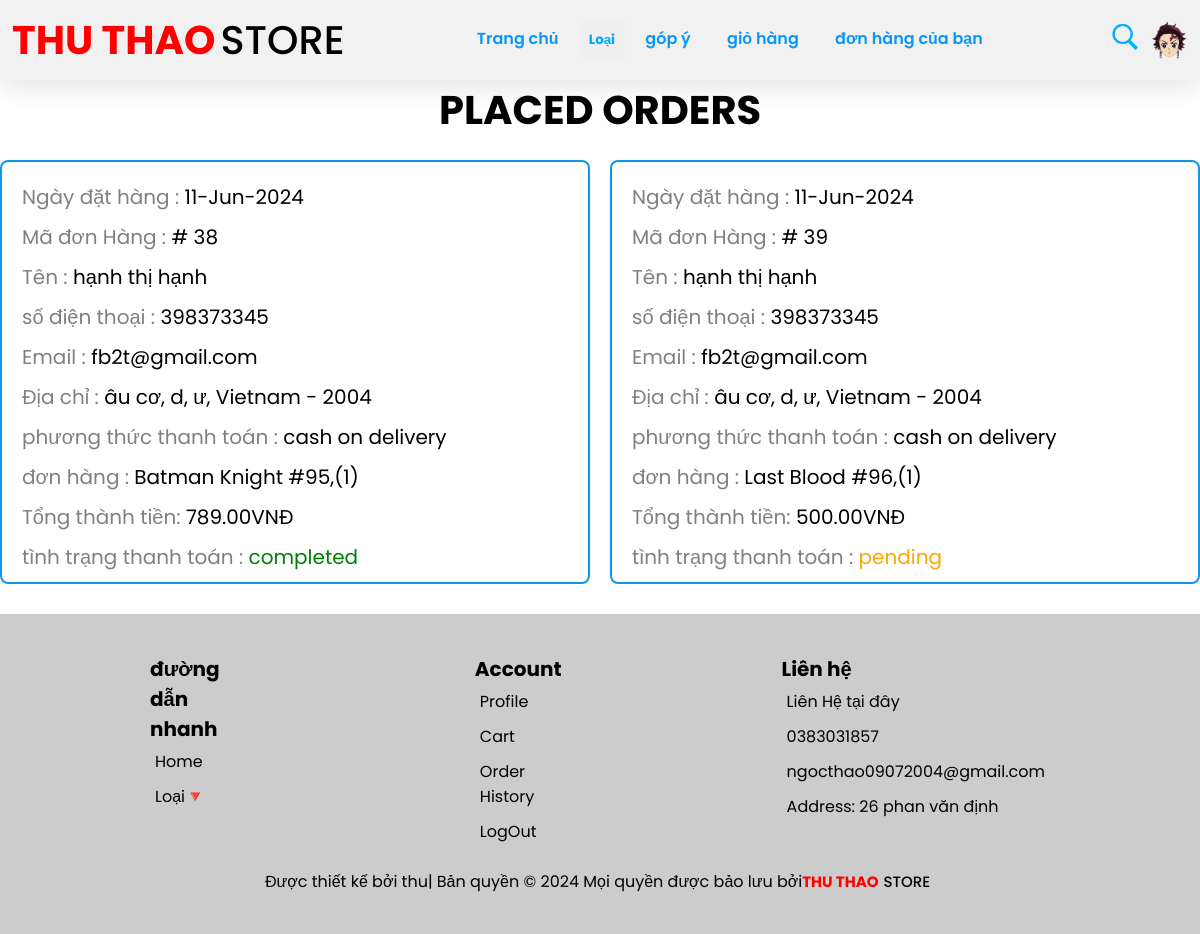
The page /orders.php (signed in) on the database its author committed.
### tables this page shows
CREATE TABLE `confirm_order` (
  `order_id` int(100) NOT NULL,
  `user_id` int(100) NOT NULL,
  `name` varchar(50) NOT NULL,
  `email` varchar(50) NOT NULL,
  `number` int(12) NOT NULL,
  `address` varchar(500) NOT NULL,
  `payment_method` varchar(20) NOT NULL,
  `total_books` varchar(500) NOT NULL,
  `order_date` varchar(100) NOT NULL,
  `payment_status` varchar(100) NOT NULL DEFAULT 'pending',
  `date` varchar(20) NOT NULL,
  `total_price` double(10,2) NOT NULL
);

### orders.php (the view, shortened to what this page needs)
<?php
include 'config.php';
$user_id = $_SESSION['user_id'];
?>
<!DOCTYPE html>
<html lang="en">
<head>
   <link rel="stylesheet" href="https://cdnjs.cloudflare.com/ajax/libs/font-awesome/6.0.0/css/all.min.css">
   <link rel="stylesheet" href="./css/hello.css">
</head>
<body>
<?php include 'index_header.php'; ?>
<section class="placed-orders">
   <h1 class="title">placed orders</h1>
   <div class="box-container">
      <?php
        $select_book = mysqli_query($conn, "SELECT * FROM `confirm_order`WHERE user_id = '$user_id' ORDER BY order_date DESC") or die('query failed');
        if(mysqli_num_rows($select_book) > 0){
            while($fetch_book = mysqli_fetch_assoc($select_book)){
      ?>
      <div class="box">
         <p> Ngày đặt hàng : <span><?php echo $fetch_book['order_date']; ?></span> </p>
         <p> Mã  đơn Hàng : <span># <?php echo $fetch_book['order_id']; ?> </p>
         <p> Tên : <span><?php echo $fetch_book['name']; ?></span> </p>
         <p> số điện thoại : <span><?php echo $fetch_book['number']; ?></span> </p>
         <p> Email : <span><?php echo $fetch_book['email']; ?></span> </p>
         <p> Địa chỉ : <span><?php echo $fetch_book['address']; ?></span> </p>
         <p> phương thức thanh toán : <span><?php echo $fetch_book['payment_method']; ?></span> </p>
         <p> đơn hàng : <span><?php echo $fetch_book['total_books']; ?></span> </p>
         <p> Tổng thành tiền: <span> <?php echo $fetch_book['total_price']; ?>VNĐ</span> </p>
         <p> tình trạng thanh toán : <span style="color:<?php if($fetch_book['payment_status'] == 'pending'){ echo 'orange'; }else{ echo 'green'; } ?>;"><?php echo $fetch_book['payment_status']; ?></span> </p>
         </div>
      <?php
       }
      }else{
         echo '<p class="empty">bạn chưa đặt hàng!!!!</p>';
      }
      ?>
   </div>
</section>
<?php include 'index_footer.php'; ?>
</body>
</html>

### css/hello.css (style rules this page uses)
* { text-decoration: none; margin: 0; padding: 0; font-family: "Poppins", sans-serif; box-sizing: border-box; outline: none; border:none; }
.placed-orders .title { text-align: center; margin-bottom: 20px; text-transform: uppercase; color:black; font-size: 40px; }
.placed-orders .box-container { max-width: 1200px; margin:0 auto; display:flex; flex-wrap: wrap; align-items: center; gap:20px; }
.placed-orders .box-container .box { flex:1 1 400px; border-radius: .5rem; padding:15px; border:2px solid rgb(14, 152, 231); background-color: white; padding:10px 20px; }
.placed-orders .box-container .box p { padding:10px 0 0 0; font-size: 20px; color:gray; }
.placed-orders .box-container .box p span { color:black; }

### orders.php (style rules this page uses)
.placed-orders .title { text-align: center; margin-bottom: 20px; text-transform: uppercase; color:black; font-size: 40px; }
.placed-orders .box-container { max-width: 1200px; margin:0 auto; display:flex; flex-wrap: wrap; align-items: center; gap:20px; }
.placed-orders .box-container .box { flex:1 1 400px; border-radius: .5rem; padding:15px; border:2px solid brown; background-color: white; padding:10px 20px; }
.placed-orders .box-container .box p { padding:10px 0 0 0; font-size: 20px; color:gray; }
.placed-orders .box-container .box p span { color:black; }

### index_footer.php (style rules this page uses)
* { text-decoration: none; list-style: none; color: black; }

### rows shown on the page
confirm_order: order_date "11-Jun-2024", order_id "38", name "hạnh thị hạnh", number "398373345", email "fb2t@gmail.com", address "âu cơ, d, ư, Vietnam - 2004", payment_method "cash on delivery", total_books "Batman Knight #95,(1)", total_price "789.00", payment_status "completed"
confirm_order: order_date "11-Jun-2024", order_id "39", name "hạnh thị hạnh", number "398373345", email "fb2t@gmail.com", address "âu cơ, d, ư, Vietnam - 2004", payment_method "cash on delivery", total_books "Last Blood #96,(1)", total_price "500.00", payment_status "pending"
